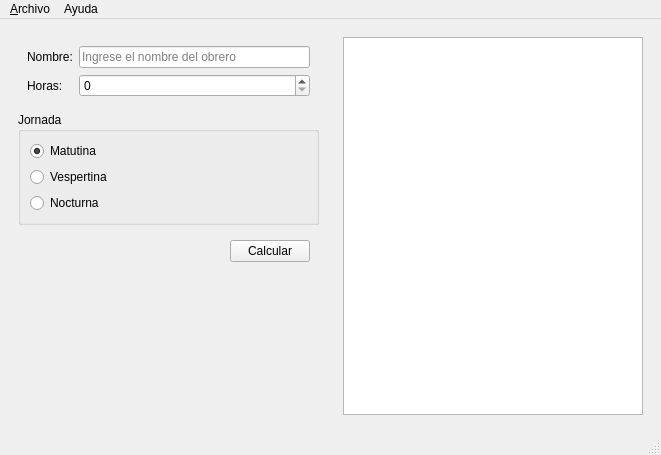
<?xml version="1.0" encoding="UTF-8"?>
<ui version="4.0">
 <class>Principal</class>
 <widget class="QMainWindow" name="Principal">
  <property name="geometry">
   <rect>
    <x>0</x>
    <y>0</y>
    <width>661</width>
    <height>455</height>
   </rect>
  </property>
  <property name="windowTitle">
   <string>Principal</string>
  </property>
  <property name="windowIcon">
   <iconset resource="recursos.qrc">
    <normaloff>:/recursos/icono.png</normaloff>:/recursos/icono.png</iconset>
  </property>
  <widget class="QWidget" name="centralwidget">
   <layout class="QHBoxLayout" name="horizontalLayout">
    <item>
     <widget class="QWidget" name="widget_2" native="true">
      <layout class="QVBoxLayout" name="verticalLayout">
       <item>
        <widget class="QWidget" name="widget" native="true">
         <layout class="QFormLayout" name="formLayout">
          <item row="0" column="0">
           <widget class="QLabel" name="label">
            <property name="text">
             <string>Nombre:</string>
            </property>
           </widget>
          </item>
          <item row="0" column="1">
           <widget class="QLineEdit" name="inNombre">
            <property name="toolTip">
             <string>&lt;html&gt;&lt;head/&gt;&lt;body&gt;&lt;p&gt;&lt;span style=&quot; font-weight:600;&quot;&gt;Nombre &lt;/span&gt;del obrero.&lt;/p&gt;&lt;/body&gt;&lt;/html&gt;</string>
            </property>
            <property name="placeholderText">
             <string>Ingrese el nombre del obrero</string>
            </property>
           </widget>
          </item>
          <item row="1" column="0">
           <widget class="QLabel" name="label_2">
            <property name="text">
             <string>Horas:</string>
            </property>
           </widget>
          </item>
          <item row="1" column="1">
           <widget class="QSpinBox" name="inHoras">
            <property name="toolTip">
             <string>Número de horas trabajdas en la semana</string>
            </property>
            <property name="maximum">
             <number>50</number>
            </property>
           </widget>
          </item>
         </layout>
        </widget>
       </item>
       <item>
        <widget class="QGroupBox" name="groupBox">
         <property name="toolTip">
          <string>Seleccione la jornada laboral</string>
         </property>
         <property name="title">
          <string>Jornada</string>
         </property>
         <layout class="QVBoxLayout" name="verticalLayout_2">
          <item>
           <widget class="QRadioButton" name="inMatutina">
            <property name="text">
             <string>Matutina</string>
            </property>
            <property name="checked">
             <bool>true</bool>
            </property>
           </widget>
          </item>
          <item>
           <widget class="QRadioButton" name="inVespertina">
            <property name="text">
             <string>Vespertina</string>
            </property>
           </widget>
          </item>
          <item>
           <widget class="QRadioButton" name="inNocturna">
            <property name="text">
             <string>Nocturna</string>
            </property>
           </widget>
          </item>
         </layout>
        </widget>
       </item>
       <item>
        <widget class="QWidget" name="widget_4" native="true">
         <layout class="QHBoxLayout" name="horizontalLayout_2">
          <item>
           <spacer name="horizontalSpacer">
            <property name="orientation">
             <enum>Qt::Horizontal</enum>
            </property>
            <property name="sizeHint" stdset="0">
             <size>
              <width>40</width>
              <height>20</height>
             </size>
            </property>
           </spacer>
          </item>
          <item>
           <widget class="QPushButton" name="cmdCalcular">
            <property name="enabled">
             <bool>true</bool>
            </property>
            <property name="toolTip">
             <string>Calcular el salario semanal</string>
            </property>
            <property name="text">
             <string>Calcular</string>
            </property>
           </widget>
          </item>
         </layout>
        </widget>
       </item>
       <item>
        <spacer name="verticalSpacer">
         <property name="orientation">
          <enum>Qt::Vertical</enum>
         </property>
         <property name="sizeHint" stdset="0">
          <size>
           <width>20</width>
           <height>40</height>
          </size>
         </property>
        </spacer>
       </item>
      </layout>
     </widget>
    </item>
    <item>
     <widget class="QWidget" name="widget_3" native="true">
      <layout class="QVBoxLayout" name="verticalLayout_3">
       <item>
        <widget class="QPlainTextEdit" name="outResultado">
         <property name="readOnly">
          <bool>true</bool>
         </property>
        </widget>
       </item>
      </layout>
     </widget>
    </item>
   </layout>
  </widget>
  <widget class="QMenuBar" name="menubar">
   <property name="geometry">
    <rect>
     <x>0</x>
     <y>0</y>
     <width>661</width>
     <height>21</height>
    </rect>
   </property>
   <widget class="QMenu" name="menuArchivo">
    <property name="title">
     <string>&amp;Archivo</string>
    </property>
    <addaction name="action_Nuevo"/>
    <addaction name="mnuAbrir"/>
    <addaction name="mnuGuardar"/>
    <addaction name="separator"/>
    <addaction name="mnuCalcular"/>
    <addaction name="separator"/>
    <addaction name="mnuSalir"/>
   </widget>
   <widget class="QMenu" name="menuAyuda">
    <property name="title">
     <string>Ayuda</string>
    </property>
    <addaction name="actionAcerca_de"/>
   </widget>
   <addaction name="menuArchivo"/>
   <addaction name="menuAyuda"/>
  </widget>
  <widget class="QStatusBar" name="statusbar"/>
  <action name="mnuAbrir">
   <property name="icon">
    <iconset resource="recursos.qrc">
     <normaloff>:/recursos/Open-icon.png</normaloff>:/recursos/Open-icon.png</iconset>
   </property>
   <property name="text">
    <string>A&amp;brir</string>
   </property>
   <property name="shortcut">
    <string>Ctrl+O</string>
   </property>
  </action>
  <action name="mnuGuardar">
   <property name="icon">
    <iconset resource="recursos.qrc">
     <normaloff>:/recursos/diskette.png</normaloff>:/recursos/diskette.png</iconset>
   </property>
   <property name="text">
    <string>&amp;Guardar</string>
   </property>
   <property name="shortcut">
    <string>Ctrl+S</string>
   </property>
  </action>
  <action name="mnuCalcular">
   <property name="icon">
    <iconset resource="recursos.qrc">
     <normaloff>:/recursos/calculator.png</normaloff>:/recursos/calculator.png</iconset>
   </property>
   <property name="text">
    <string>&amp;Calcular</string>
   </property>
   <property name="shortcut">
    <string>F1</string>
   </property>
  </action>
  <action name="mnuSalir">
   <property name="icon">
    <iconset resource="recursos.qrc">
     <normaloff>:/recursos/close.png</normaloff>:/recursos/close.png</iconset>
   </property>
   <property name="text">
    <string>&amp;Salir</string>
   </property>
   <property name="shortcut">
    <string>Ctrl+Q</string>
   </property>
  </action>
  <action name="actionAcerca_de">
   <property name="text">
    <string>Acerca de</string>
   </property>
  </action>
  <action name="action_Nuevo">
   <property name="icon">
    <iconset resource="recursos.qrc">
     <normaloff>:/recursos/new-file.png</normaloff>:/recursos/new-file.png</iconset>
   </property>
   <property name="text">
    <string>&amp;Nuevo</string>
   </property>
  </action>
 </widget>
 <resources>
  <include location="recursos.qrc"/>
 </resources>
 <connections/>
</ui>
